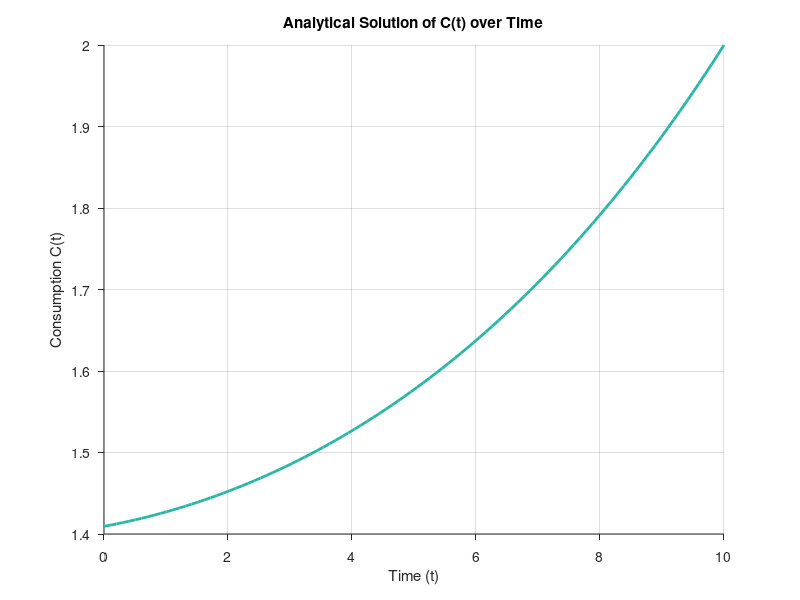
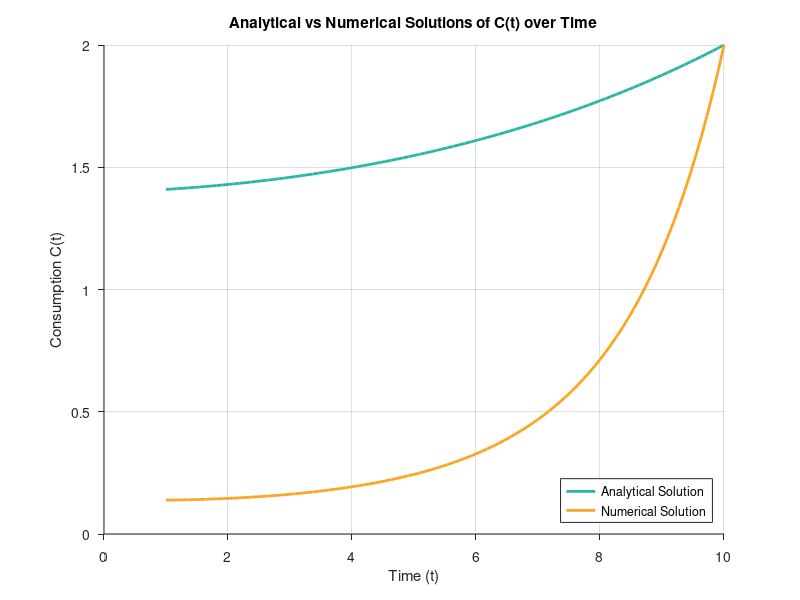
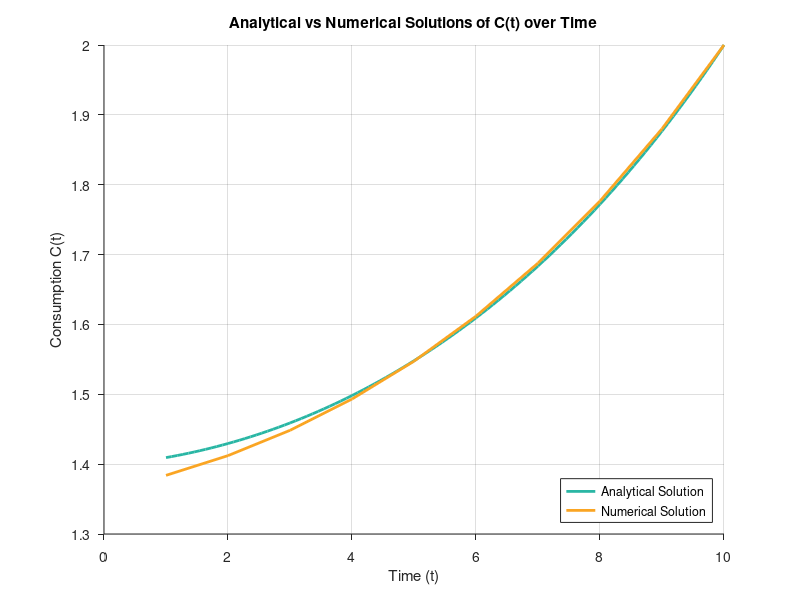
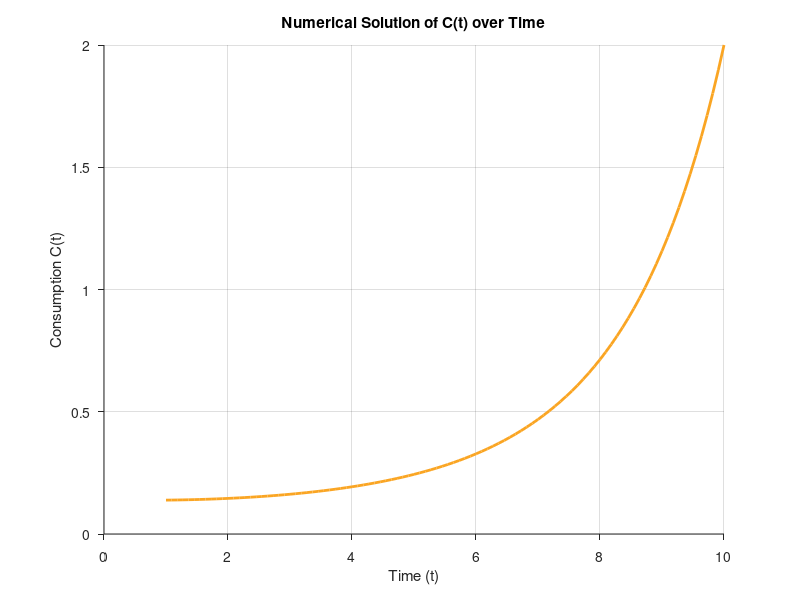

The MATLAB script that drew these images, in order:
%{
--------------------------------------------------------------------------------------------------------------------------
Purpose: Coding part of problem set 1
Created: Nico Rotundo 2024-10-28
--------------------------------------------------------------------------------------------------------------------------
%}

%{ 
--------------------------------------------------------------------------------------------------------------------------
Define parameters
--------------------------------------------------------------------------------------------------------------------------
%}

% Terminal consumption at time T
C_T = 2.0;

% Initial interest rate 
r_0 = 0.05;

% Growth rate of interest rate 
alpha = 0.01;

%{
% Interest rate function as a handle function of time t
function r = interest_rate_function(t, r_0, alpha)
    r = r_0 + alpha * t;
end
%}

% Inverse of the intertemporal elasticity of substitution
theta = 2.0;

% Time discount factor
rho = 0.03;

% Terminal time 
T = 10;

% Display the result of interest rate function at specific time to check 
%fprintf('The interest rate at t = %d is: %.3f\n', 20, interest_rate_function(20, r_0, alpha));

% Checking how assert statements work in this matlab
%assert(interest_rate_function(20, r_0, alpha) == .25);


%{ 
--------------------------------------------------------------------------------------------------------------------------
1. Solve the equation analytically using the integrating factor method. Then, plot the analytical solution as a function 
    of time t and consumption C(t)

    - solved equation: C(t) = C_T*exp[(1/theta)*[(r_0-rho)(t-T)+(alpha/2)(t^2-T^2)]]
--------------------------------------------------------------------------------------------------------------------------
%}

% Time vector from 0 to T with 100 points
t = linspace(0, T, 100);

% Define value for consumption at time t 
C_t_analytical = C_T * exp((1 / theta) * ((r_0 - rho) * (t - T) + (alpha / 2) * (t.^2 - T^2)));

% Generate figure for analytical solution
figure;
plot(t, C_t_analytical, 'LineWidth', 2, 'Color', [41/255, 182/255, 164/255]);
    xlabel('Time (t)');
    set(gca, 'TickDir', 'out'); 
    box off; 
    ylabel('Consumption C(t)');
    title('Analytical Solution of C(t) over Time');
    grid on;

% Export
exportgraphics(gcf, '/Users/nicorotundo/Documents/GitHub/DynamicProgramming2024/problem_sets/problem_set_1/output/question_1.pdf', 'ContentType', 'vector');

%{ 
--------------------------------------------------------------------------------------------------------------------------
2. Solve the equation numerically using the finite difference method with 100 time steps. Plot the numerical and analytical 
    solutions together in a single figure for comparison.

    - equation: C(t-dt) = (theta-dt(r_t-rho))/theta * C(t)
--------------------------------------------------------------------------------------------------------------------------
%}

% Time step (\triangle t)
dt = 0.1;           

% Number of time steps
N = T / dt;          

% Vector to store consumption values
C_t_numeric = zeros(1, N);   

% Set terminal consumption
C_t_numeric(end) = C_T;

% Time vector from 0 to T with 100 points
t = linspace(1, T, N);

% Time stepping using the finite difference method
for n = N:-1:2
    
    % Compute consumption at the next time step using backward difference
    C_t_numeric(n-1) = (theta - dt*(r_0 + alpha*n-rho))/theta * C_t_numeric(n);

end

% Generate figure for numeric solution
figure;
    plot(t, C_t_numeric, 'LineWidth', 2, 'Color', [250/255, 165/255, 35/255]);
    xlabel('Time (t)');
    set(gca, 'TickDir', 'out'); 
    box off; 
    ylabel('Consumption C(t)');
    title('Numerical Solution of C(t) over Time');
    grid on;

% Generate both analytical and numeric sultions on the same plot 
figure;
   
    % Plot analytical solution
    plot(t, C_t_analytical, 'LineWidth', 2, 'Color', [41/255, 182/255, 164/255]);

    hold on;

    % Plot numerical solution
    plot(t, C_t_numeric, 'LineWidth', 2, 'Color', [250/255, 165/255, 35/255]);

    % Add labels and title
    xlabel('Time (t)');
    ylabel('Consumption C(t)');
    title('Analytical vs Numerical Solutions of C(t) over Time');

    % Add a legend
    legend({'Analytical Solution', 'Numerical Solution'}, 'Location', 'southeast');

    % Adjust plot settings
    set(gca, 'TickDir', 'out');
    box off;
    grid on;

    hold off;

% Export
exportgraphics(gcf, '/Users/nicorotundo/Documents/GitHub/DynamicProgramming2024/problem_sets/problem_set_1/output/question_2.pdf', 'ContentType', 'vector');

%{ 
--------------------------------------------------------------------------------------------------------------------------
3. Repeat the numerical solution using 10 time steps. Plot the numerical and analytical solutions together in a single 
    figure.
--------------------------------------------------------------------------------------------------------------------------
%}

% Time step (\triangle t)
dt = 1;           

% Number of time steps
N = T / dt;          

% Vector to store consumption values
C_t_numeric = zeros(1, N);   

% Set terminal consumption
C_t_numeric(end) = C_T;

% Time vector from 0 to T with 100 points
t_10 = linspace(1, T, N);

% Time stepping using the finite difference method
for n = N:-1:2
    
    % Compute consumption at the next time step using backward difference
    C_t_numeric(n-1) = (theta - dt*(r_0 + alpha*n-rho))/theta * C_t_numeric(n);

end

% Generate both analytical and numeric sultions on the same plot 
figure;
   
    % Plot analytical solution
    plot(t, C_t_analytical, 'LineWidth', 2, 'Color', [41/255, 182/255, 164/255]);

    hold on;

    % Plot numerical solution
    plot(t_10, C_t_numeric, 'LineWidth', 2, 'Color', [250/255, 165/255, 35/255]);

    % Add labels and title
    xlabel('Time (t)');
    ylabel('Consumption C(t)');
    title('Analytical vs Numerical Solutions of C(t) over Time');

    % Add a legend
    legend({'Analytical Solution', 'Numerical Solution'}, 'Location', 'southeast');

    % Adjust plot settings
    set(gca, 'TickDir', 'out');
    box off;
    grid on;

    hold off;

% Export
exportgraphics(gcf, '/Users/nicorotundo/Documents/GitHub/DynamicProgramming2024/problem_sets/problem_set_1/output/question_3.pdf', 'ContentType', 'vector');
